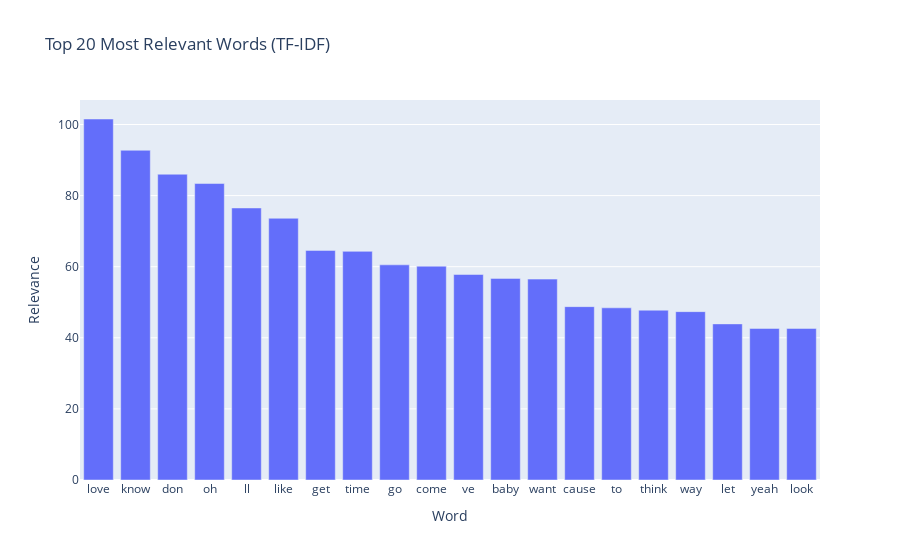

This figure's notebook cell:
### Code cell
word_relevance = tfidf_df.sum().sort_values(ascending=False)

word_relevance_df = word_relevance.reset_index()
word_relevance_df.columns = ['word', 'relevance']

bar_word_relevance = px.bar(
    word_relevance_df.head(20),
    x='word',
    y='relevance',
    title='Top 20 Most Relevant Words (TF-IDF)',
    labels={'word': 'Word', 'relevance': 'Relevance'}
)

bar_word_relevance.show()

### Figure 1 — Plotly figure (JSON) as saved in the notebook; plotly's stock layout.template omitted (floating-point values rounded to 4 significant figures)
{"data": [{"hovertemplate": "Word=%{x}<br>Relevance=%{y}<extra></extra>", "legendgroup": "", "marker": {"color": "#636efa", "pattern": {"shape": ""}}, "name": "", "orientation": "v", "showlegend": false, "textposition": "auto", "type": "bar", "x": ["love", "know", "don", "oh", "ll", "like", "get", "time", "go", "come", "ve", "baby", "want", "cause", "to", "think", "way", "let", "yeah", "look"], "xaxis": "x", "y": [101.6, 92.75, 86.01, 83.4, 76.53, 73.62, 64.59, 64.32, 60.53, 60.15, 57.81, 56.71, 56.51, 48.77, 48.43, 47.76, 47.36, 43.92, 42.63, 42.63], "yaxis": "y"}], "layout": {"barmode": "relative", "legend": {"tracegroupgap": 0}, "title": {"text": "Top 20 Most Relevant Words (TF-IDF)"}, "xaxis": {"anchor": "y", "domain": [0, 1], "title": {"text": "Word"}}, "yaxis": {"anchor": "x", "domain": [0, 1], "title": {"text": "Relevance"}}}}
